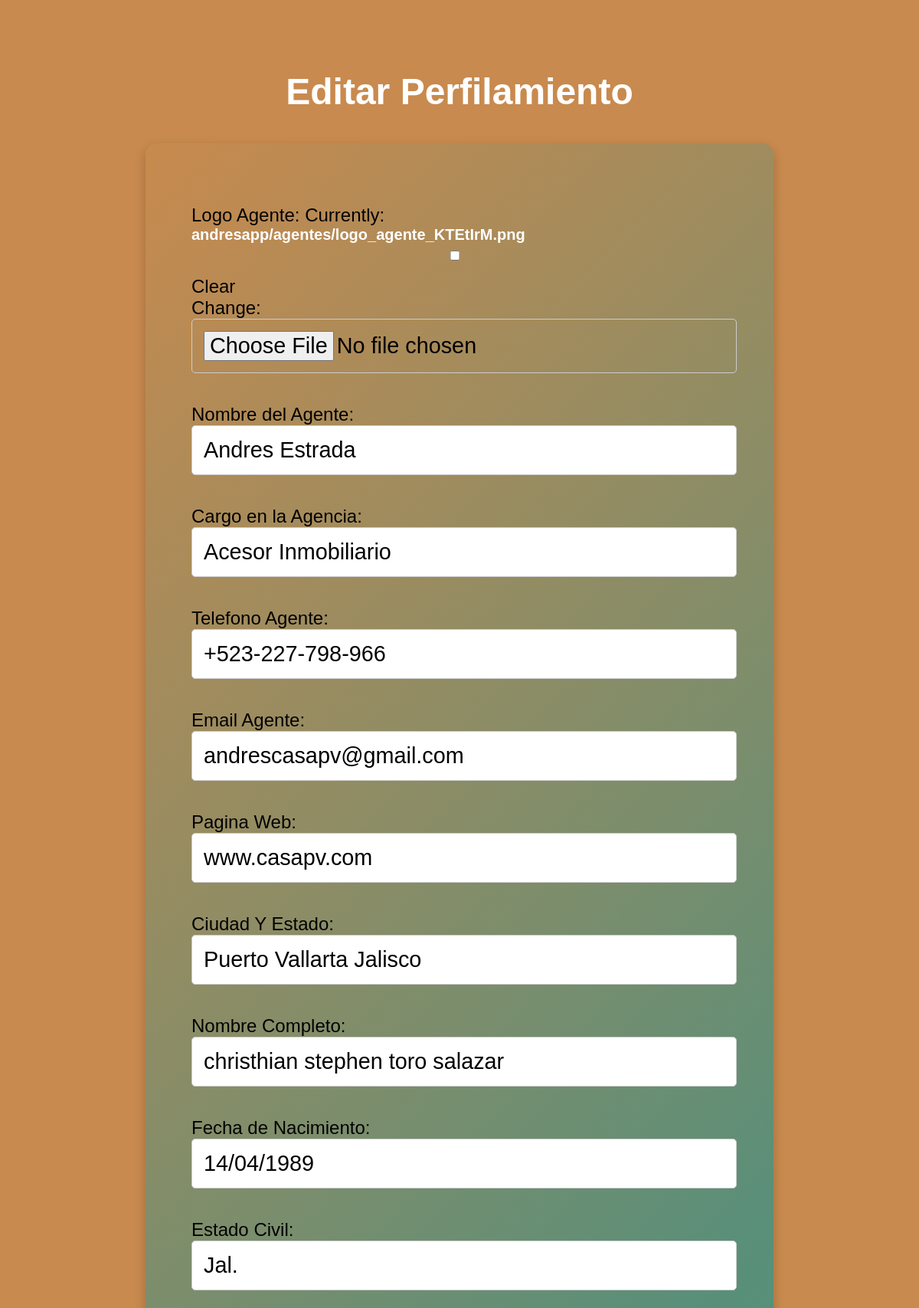
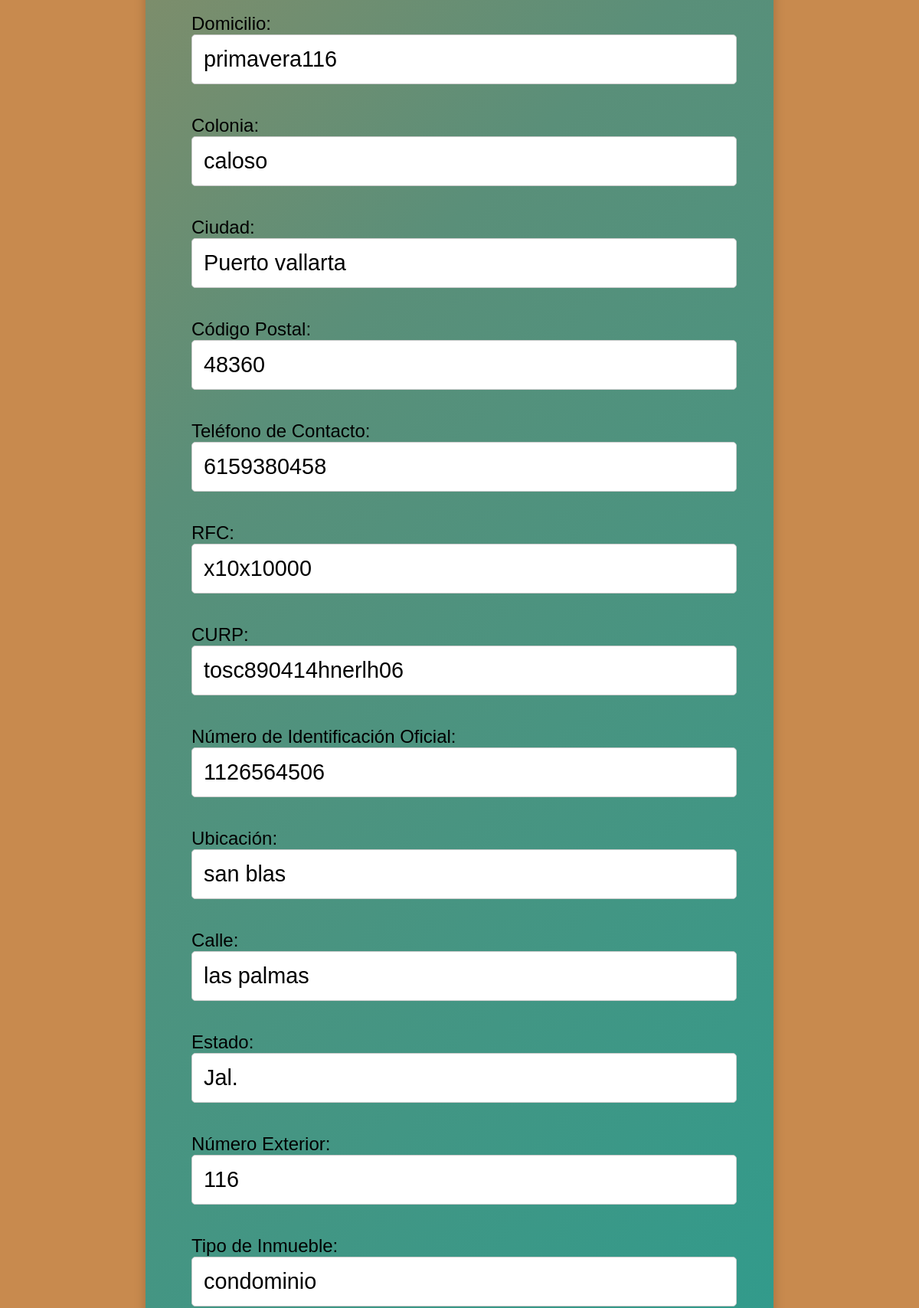
The page /editar_perfilamiento/3/ (upper part) on the database its author committed (2 pictures, top to bottom).
### andresapp/models.py (models this page shows, shortened)
class Perfilamiento(models.Model):
    logo_agente=models.ImageField(upload_to='andresapp/agentes', null=True, blank=True)
    nombre_agente=models.CharField(max_length=255, blank=True, null=True)
    cargo_en_la_agencia=models.CharField(max_length=255, blank=True, null=True)
    telefono_agente=models.CharField(max_length=255, blank=True, null=True)
    email_agente=models.CharField(max_length=255, blank=True, null=True)
    pagina_web=models.CharField(max_length=255, blank=True, null=True)
    ciudad_y_estado=models.CharField(max_length=255, blank=True, null=True)
    nombre_completo = models.CharField(max_length=255)
    fecha_nacimiento = models.CharField(max_length=10)  # Considera usar DateField si es apropiado
    estado_civil = models.CharField(max_length=50)
    domicilio = models.CharField(max_length=255)
    colonia = models.CharField(max_length=100)
    ciudad = models.CharField(max_length=100)
    codigo_postal = models.CharField(max_length=10)
    telefono_contacto = models.CharField(max_length=15)
    rfc = models.CharField(max_length=20)
    curp = models.CharField(max_length=20)
    numero_identificacion_oficial = models.CharField(max_length=50)
    ubicacion = models.CharField(max_length=255)
    calle = models.CharField(max_length=255)
    estado = models.CharField(max_length=100)
    numero_exterior = models.CharField(max_length=10)
    tipo_inmueble = models.CharField(max_length=50)
    num_plantas = models.CharField(max_length=10)
    cocina = models.CharField(max_length=50)
    num_recamaras = models.CharField(max_length=10)
    sala_estar = models.CharField(max_length=50)
    num_banos = models.CharField(max_length=10)
    comedor = models.CharField(max_length=50)
    estacionamiento = models.CharField(max_length=10)
    estudio = models.CharField(max_length=50)
    superficie_terreno = models.CharField(max_length=10)
    superficie_construccion = models.CharField(max_length=10)
    uso_suelo = models.CharField(max_length=50)
    antiguedad = models.CharField(max_length=10)
    forma_adquisicion = models.CharField(max_length=50)
    grabamenes_propiedad = models.CharField(max_length=255)
    jardin = models.CharField(max_length=50)
    paneles_solares = models.CharField(max_length=50)
    aire_acondicionado = models.CharField(max_length=50)
    alberca = models.CharField(max_length=50)

### andresapp/views.py (the view)
# urls.py: path('editar_perfilamiento/<int:pk>/', views.editar_perfilamiento, name='editar_perfilamiento'),
def editar_perfilamiento(request, pk):
    perfilamiento = get_object_or_404(Perfilamiento, pk=pk)
    if request.method == 'POST':
        form = PerfilamientoForm(request.POST,request.FILES, instance=perfilamiento)
        if form.is_valid():
            form.save()
            return redirect('perfilamiento_list')  # Redirect to the list view after saving
    else:
        form = PerfilamientoForm(instance=perfilamiento)
    return render(request, 'editar_perfilamiento.html', {'form': form})

### andresapp/templates/editar_perfilamiento.html (shortened to what this page needs)
<!DOCTYPE html>
<html lang="en">
<head>
    {%load static%}
    <link rel="stylesheet" href="{% static '/css/estilos_creaciones_y_edicion.css' %}">
</head>
<body>
<h1>Editar Perfilamiento</h1>
<form method="post" enctype="multipart/form-data">
    {{ form.as_p }}
</form>
</body>
</html>

### andresapp/static/css/estilos_creaciones_y_edicion.css (style rules this page uses)
body { font-family: Arial, sans-serif; margin: 0; padding: 60px; background:#c88a4e; }
h1 { text-align: center; margin-bottom: 40px; font-size: 3em; color: #fff; }
form { background: white; padding: 60px; border-radius: 15px; box-shadow: 0 6px 15px rgba(0, 0, 0, 0.2); max-width: 700px; margin: auto; background: linear-gradient(135deg, #c88a4e, #5a8f79, #2a9d8f, #e9d8a6); }
a { text-decoration: none; font-weight: bold; font-size: 1.2rem; -webkit-background-clip: text; background-clip: text; color: transparent; transition: all 0.3s ease; color:white; }
form p { margin: 20px 0; font-size: 1.5em; }
input, textarea, select { width: calc(100% - 20px); padding: 15px; font-size: 1.2em; border: 1px solid #ccc; border-radius: 5px; margin-bottom: 20px; }
a { display:flex; margin:auto; text-decoration:none; font-size:20px; }

### rows shown on the page
Perfilamiento: nombre_agente "Andres Estrada", cargo_en_la_agencia "Acesor Inmobiliario", telefono_agente "+523-227-798-966", email_agente "andrescasapv@gmail.com", pagina_web "www.casapv.com", ciudad_y_estado "Puerto Vallarta Jalisco", nombre_completo "christhian stephen toro salazar", fecha_nacimiento "14/04/1989", estado_civil "Jal.", domicilio "primavera116", colonia "caloso", ciudad "Puerto vallarta", codigo_postal "48360", telefono_contacto "6159380458", rfc "x10x10000", curp "tosc890414hnerlh06", numero_identificacion_oficial "1126564506", ubicacion "san blas", calle "las palmas", estado "Jal.", numero_exterior "116", tipo_inmueble "condominio"
